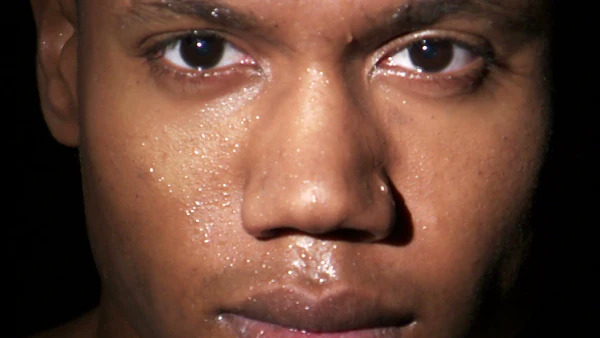
#> input picture skin-type-classifier/face_sample1.jpg, 600 x 338 px
$ python -i image_processing.py   (imports and definitions only)
#> lines starting #> are read from the running program, lines starting #| are printed output that depends on the picture
#> further down, picture is the input picture: shape (338, 600, 3); mean B, G, R 53.4, 67.6, 101.9
"""
Image Processing Utilities
===========================

Image preprocessing and validation utilities.
"""

import cv2
import numpy as np
from PIL import Image
import io
import base64
from typing import Optional, Tuple

# [59 lines left out: functions validate_image, decode_base64_image, preprocess_image, not called in this run]

def enhance_image_quality(image: np.ndarray) -> np.ndarray:
    """Enhance image quality for better analysis."""
    try:
        # Convert to LAB color space for better processing
        lab = cv2.cvtColor(image, cv2.COLOR_BGR2LAB)
#> lab: shape (338, 600, 3); mean of channels 0, 1, 2 80.3, 140.3, 141.8
        l, a, b = cv2.split(lab)
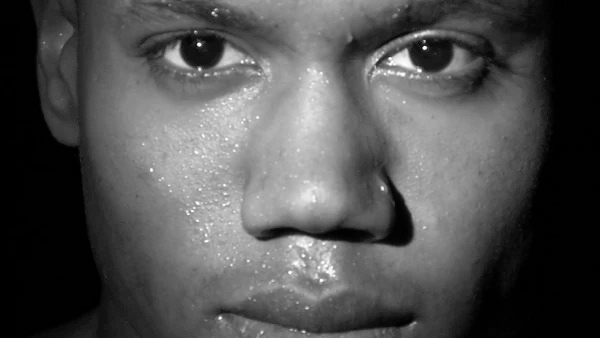
#> l: shape (338, 600); min 0, max 255, mean 80.3
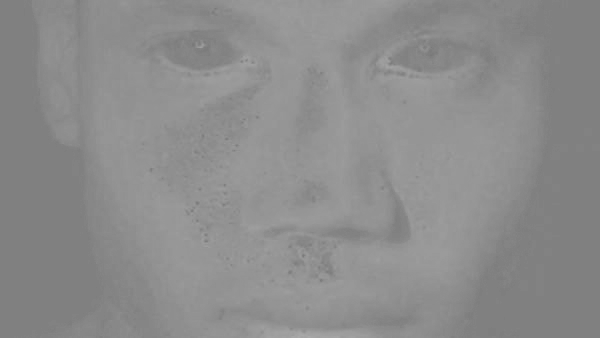
#> a: shape (338, 600); min 120, max 170, mean 140.3

        # Apply CLAHE to L channel
        clahe = cv2.createCLAHE(clipLimit=2.0, tileGridSize=(8,8))
        l = clahe.apply(l)
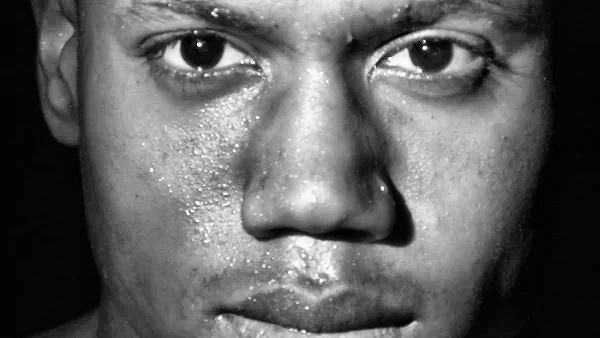
#> l: shape (338, 600); min 0, max 255, mean 94.3

        # Merge channels back
        enhanced = cv2.merge([l, a, b])
#> enhanced: shape (338, 600, 3); mean of channels 0, 1, 2 94.3, 140.3, 141.8
        enhanced = cv2.cvtColor(enhanced, cv2.COLOR_LAB2BGR)
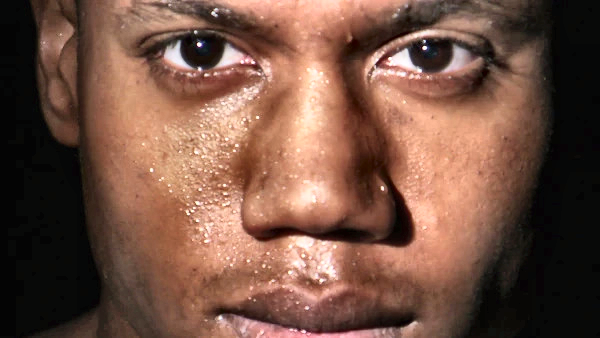
#> enhanced: shape (338, 600, 3); mean B, G, R 67, 81.8, 116.8

        return enhanced

    except Exception:
        return image

>>> import cv2
>>> picture = cv2.imread('../../../skin-type-classifier/face_sample1.jpg')
>>> result = enhance_image_quality(picture)
